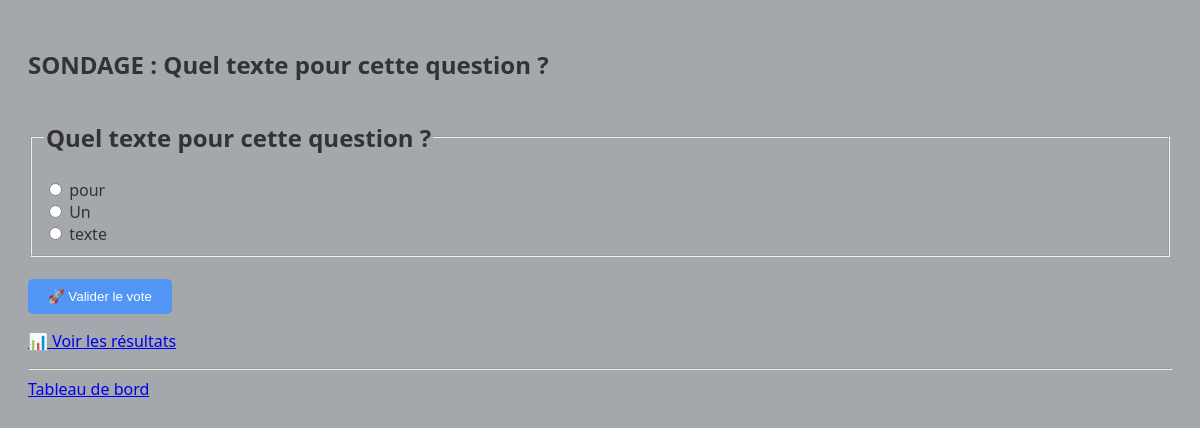
The page /polls/1/ on the database its author committed.
### polls/models.py (models this page shows, shortened)
class Question(models.Model):
    question_text = models.CharField(max_length=200, verbose_name="Question")
    pub_date = models.DateTimeField('date de publication')
    choice_set: 'RelatedManager[Choice]'
    class Meta:
        verbose_name = "Question"
        verbose_name_plural = "Questions"

class Choice(models.Model):
    question = models.ForeignKey(Question, on_delete=models.CASCADE)
    choice_text = models.CharField(max_length=200,verbose_name="Choix")
    votes = models.IntegerField(default=0)
    class Meta:
        verbose_name = "Choix"
        verbose_name_plural = "Choix"

### polls/views.py (the view)
# urls.py: path("<int:question_id>/", views.detail, name="detail"),
def detail(request: HttpRequest, question_id: int) -> HttpResponse:
    question = get_object_or_404(Question, pk=question_id)
    return render(request, "polls/detail.html", {"question": question})

### polls/templates/polls/detail.html (shortened to what this page needs)
{% load static %}<!doctype html>
<html lang="fr">
  <head>
    <link rel="stylesheet" href="{% static 'polls/style.css' %}" />
  </head>
  <body>
    <h2>SONDAGE : {{ question.question_text }}</h2>
    <form action="{% url 'polls:vote' question.id %}" method="post">
      <fieldset>
        <legend>
          <h2>{{ question.question_text }}</h2>
        </legend>
         {% for choice in question.choice_set.all %}
        <input
          type="radio"
          name="choice"
          id="choice{{ forloop.counter }}"
          value="{{ choice.id }}"
        />
        <label for="choice{{ forloop.counter }}"
          >{{ choice.choice_text }}</label
        >
        <br />
        {% endfor %}
      </fieldset>
      <br />
      <button
        type="submit"
        style="
          background-color: #5196f5;
          color: white;
          padding: 10px 20px;
          border: none;
          cursor: pointer;
          border-radius: 5px;
        "
      >
        🚀 Valider le vote
      </button>
    </form>
    <p>
      <a href="{% url 'polls:frequency' question.id %}"
        >📊 Voir les résultats</a
      >
    </p>
    <hr />
    <a href="{% url 'polls:index' %}">Tableau de bord</a>
  </body>
</html>

### polls/static/polls/style.css (style rules this page uses)
body { background: url("images/background.jpg") no-repeat center center fixed; background-size: cover; font-family: "Segoe UI", Tahoma, Geneva, Verdana, sans-serif; color: #333; padding: 20px; background-color: #a4a7ab; }

### rows shown on the page
Question: question_text "Quel texte pour cette question ?"
Choice: choice_text "pour"
Choice: choice_text "Un"
Choice: choice_text "texte"
